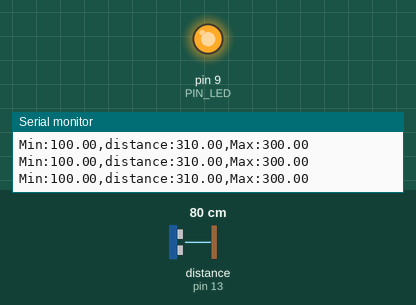
Recording of a sketch running on a simulated Arduino Uno, built with avr-gcc and run on an emulated ATmega328P. On the bench: output pins drawn as LEDs (lit = HIGH), the last lines printed to the serial monitor. Wiring (inferred from the names in the program): ultrasonic range finder: trigger pin 12; echo pin 13. The inputs (shaded band) are chosen by the test bench; at power-on: distance to the obstacle (sensor on pin 13) 80 cm. The echo pulse lasts 58.3 µs per cm; pins used as bus, display or sensor lines are not drawn.

Above: at 1.2 s.
1.3 s: distance to the obstacle (sensor on pin 13) set to 18 cm
At 2.9 s:
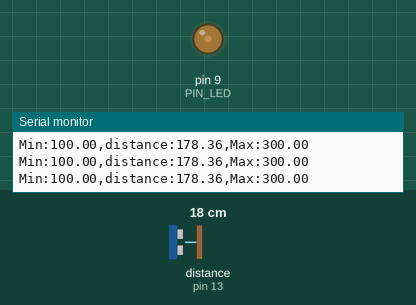
4.3 s: distance to the obstacle (sensor on pin 13) set to 2 cm
Timing chart, 0 to 7.3 s (numbered marks = the images above; inputs shaded):
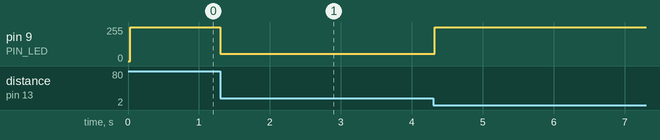

The sketch:

08P07.ino
```cpp
// Arduino pin assignment
#define PIN_LED  9
#define PIN_TRIG 12   // sonar sensor TRIGGER
#define PIN_ECHO 13   // sonar sensor ECHO

// configurable parameters
#define SND_VEL 346.0     // sound velocity at 24 celsius degree (unit: m/sec)
#define INTERVAL 25       // sampling interval (unit: msec)
#define PULSE_DURATION 10 // ultra-sound Pulse Duration (unit: usec)
#define _DIST_MIN 100.0   // minimum distance to be measured (unit: mm)
#define _DIST_MAX 300.0   // maximum distance to be measured (unit: mm)
#define _BRIGHT_MIN 255

#define TIMEOUT ((INTERVAL / 2) * 1000.0) // maximum echo waiting time (unit: usec)
#define SCALE (0.001 * 0.5 * SND_VEL)     // coefficent to convert duration to distance

unsigned long lastSamplingTime;   // unit: msec
unsigned int lastBrightness = 255;

// 밝기는 거리 100 미만과 300 초과에서 최소, 200에서 최대값을 가지는 피라미드형 그래프임.
// 거리값을 [0, 255] 범위의 밝기값으로 변환하여 반환함.
unsigned int calculateBrightness(double distance) {
    if (distance < _DIST_MIN || distance > _DIST_MAX)
        return _BRIGHT_MIN;

    double duty = abs(distance - 200.0) / 100.0;

    return (unsigned int)(duty * 255.0);
}

void setup() {
    // initialize GPIO pins
    pinMode(PIN_LED, OUTPUT);
    pinMode(PIN_TRIG, OUTPUT);    // sonar TRIGGER
    pinMode(PIN_ECHO, INPUT);     // sonar ECHO
    digitalWrite(PIN_TRIG, LOW);  // turn-off Sonar

    // initialize serial port
    Serial.begin(57600);
}

void loop() {
    // wait until next sampling time.
    // millis() returns the number of milliseconds since the program started.
    // Will overflow after 50 days.
    if (millis() < (lastSamplingTime + INTERVAL))
        return;

    // update last sampling time
    lastSamplingTime += INTERVAL;

    double distance = USSMeasure(PIN_TRIG, PIN_ECHO); // read distance
    unsigned int brightness = calculateBrightness(distance);

    if (distance < _DIST_MIN) {
        distance = _DIST_MIN - 10;
        analogWrite(PIN_LED, lastBrightness); // 이전 밝기값 사용
    } else if (distance > _DIST_MAX) {
        distance = _DIST_MAX + 10;
        analogWrite(PIN_LED, lastBrightness); // 이전 밝기값 사용
    } else
        analogWrite(PIN_LED, brightness);

    lastBrightness = brightness;

    // output the distance to the serial port
    Serial.print("Min:");       Serial.print(_DIST_MIN);
    Serial.print(",distance:"); Serial.print(distance);
    Serial.print(",Max:");      Serial.print(_DIST_MAX);
    Serial.println();
}

// get a distance reading from USS. return value is in millimeter.
double USSMeasure(unsigned int TRIG, unsigned int ECHO)
{
    digitalWrite(TRIG, HIGH);
    delayMicroseconds(PULSE_DURATION);
    digitalWrite(TRIG, LOW);

    return pulseIn(ECHO, HIGH, TIMEOUT) * SCALE; // unit: mm

    // Pulse duration to distance conversion example (target distance = 17.3m)
    // - round trip distance: 34.6m
    // - expected pulse duration: 0.1 sec, or 100,000us
    // - pulseIn(ECHO, HIGH, timeout) * 0.001 * 0.5 * SND_VEL
    //        = 100,000 micro*sec * 0.001 milli/micro * 0.5 * 346 meter/sec
    //        = 100,000 * 0.001 * 0.5 * 346 * micro * sec * milli * meter
    //                                        ----------------------------
    //                                         micro * sec
    //        = 100 * 173 milli*meter = 17,300 mm = 17.3m
    // pulseIn() returns microseconds.
}
```
